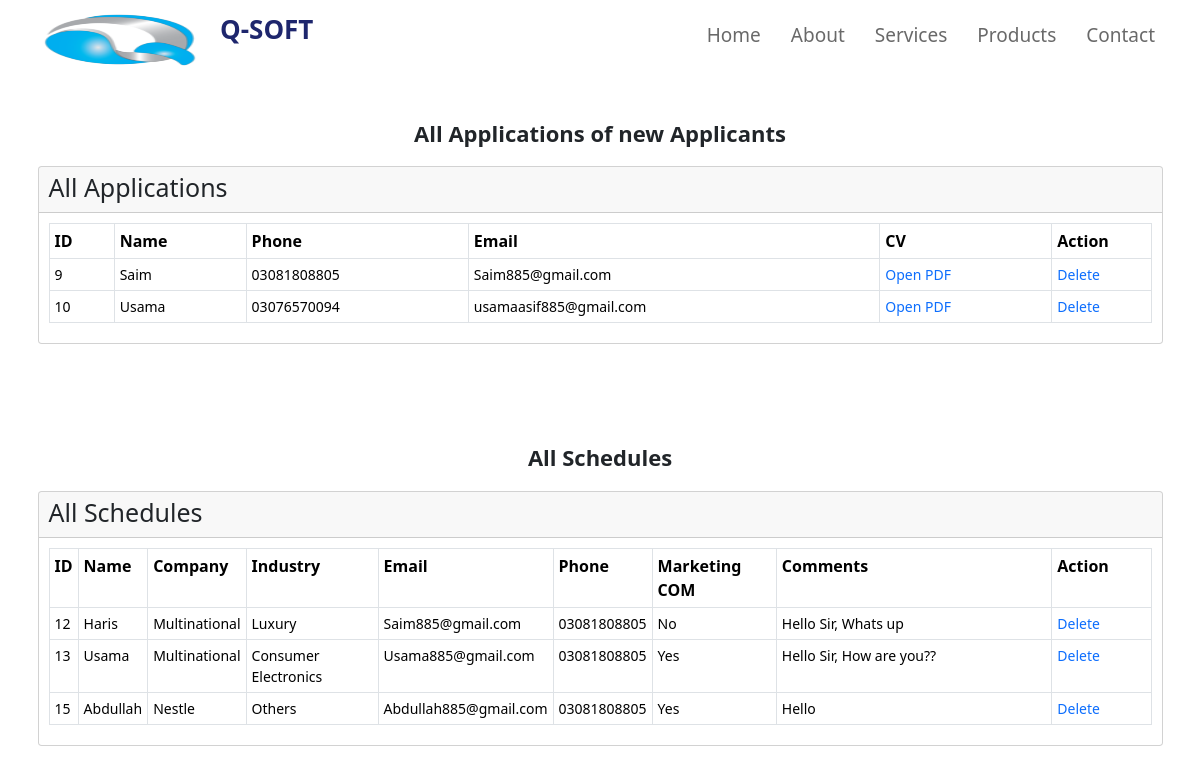
The app's page /adminpage.php with its own data.
### tables this page shows
CREATE TABLE `form` (
  `id` int(255) NOT NULL,
  `name` varchar(255) NOT NULL,
  `phone` varchar(255) NOT NULL,
  `email` varchar(255) NOT NULL,
  `cv` varchar(255) NOT NULL
);

CREATE TABLE `schedule` (
  `id` int(255) NOT NULL,
  `name` varchar(255) NOT NULL,
  `company` varchar(255) NOT NULL,
  `industry` varchar(255) NOT NULL,
  `email` varchar(255) NOT NULL,
  `phone` varchar(255) NOT NULL,
  `comments` varchar(255) NOT NULL,
  `radio` varchar(255) NOT NULL
);

### adminpage.php (the view, shortened to what this page needs)
<?php
    include 'config.php';
?>
<!DOCTYPE html>
<html lang="en">
<head>
    <link rel="stylesheet" href="https://cdnjs.cloudflare.com/ajax/libs/font-awesome/6.5.1/css/all.min.css">
    <link rel="stylesheet" href="https://cdn.jsdelivr.net/npm/swiper@9/swiper-bundle.min.css"/>
    <link rel="stylesheet" href="https://cdnjs.cloudflare.com/ajax/libs/font-awesome/6.3.0/css/all.min.css">
    <link href="https://cdn.jsdelivr.net/npm/bootstrap@5.3.2/dist/css/bootstrap.min.css" rel="stylesheet">
    <link rel="stylesheet" href="css/style.css">
</head>
<body>
    <header class="header">
        <a href="index.php" class="logo"> <img src="images/logo.png" alt=""> Q-SOFT </a>
        <nav class="navbar">
            <ul>
                <li><a href="index.php">Home</a></li>
                <li><a href="#"> About</a>
                </li>
                <li><a href="services.php">Services</a>
                </li>
                <li><a href="#">Products</a>
                </li>
                <li><a href="contact.php">Contact</a></li>
            </ul>
        </nav>
    </header>
    <div class="container">
    <h3>All Applications of new Applicants</h3>
        <div class="row">
            <div class="col">
                <div class="card">
                    <div class="card-header">
                        <h2 class="display-6">All Applications</h2>
                    </div>
                    <div class="card-body">
                        <div class="table-responsive">
                        <table class="table table-bordered">
                            <tr class="table-head">
                                <td>ID</td>
                                <td>Name</td>
                                <td>Phone</td>
                                <td>Email</td>
                                <td>CV</td>
                                <td>Action</td>
                            </tr>
                            <?php
                            $userdata = "select * from form";
                            $result = mysqli_query($conn, $userdata);
                            while ($row = mysqli_fetch_assoc($result)) {
                                $fileId = $row['id'];
                                echo "
                                    <tr>
                                        <td>".$row['id']."</td>
                                        <td>".$row['name']."</td>
                                        <td>".$row['phone']."</td>
                                        <td>".$row['email']."</td>
                                        <td><a href='adminpage.php?file_id=$fileId' target='_blank'>Open PDF</a></td>
                                        <td style='width:9%'><a href='adminpage.php?id={$row['id']}'>Delete</a></td>
                                    </tr>";
                            }
                            ?>
                        </table>
                        </div>
                    </div>
                </div>
            </div>
        </div>
    </div>
    <div class="container">
    <h3>All Schedules</h3>
        <div class="row">
            <div class="col">
                <div class="card">
                    <div class="card-header">
                        <h2 class="display-6">All Schedules</h2>
                    </div>
                    <div class="card-body">
                        <div class="table-responsive">
                        <table class="table table-bordered">
                            <tr class="table-head">
                                <td>ID</td>
                                <td>Name</td>
                                <td>Company</td>
                                <td>Industry</td>
                                <td>Email</td>
                                <td>Phone</td>
                                <td>Marketing COM</td>
                                <td>Comments</td>
                                <td>Action</td>
                            </tr>
                            <?php
                                $userdata = "select * from schedule";
                                $result = mysqli_query($conn,$userdata);
                                while($row = mysqli_fetch_assoc($result))
                                echo "
                                    <tr>
                                        <td>".$row['id']."</td>
                                        <td>".$row['name']."</td>
                                        <td>".$row['company']."</td>
                                        <td>".$row['industry']."</td>
                                        <td>".$row['email']."</td>
                                        <td>".$row['phone']."</td>
                                        <td>".$row['radio']."</td>
                                        <td style='width:25%'>".$row['comments']."</td>
                                        <td style='width:9%'><a href='delete.php?id={$row['id']}'>Delete</a></td>
                                     </tr>
                                "
                            ?>
                        </table>
                        </div>
                    </div>
                </div>
            </div>
        </div>
    </div>
</body>
</html>

### css/style.css (style rules this page uses)
* { margin: 0; padding: 0; box-sizing: border-box; outline: none; border: none; text-decoration: none; transition: all 0.3s linear; font-family: "Segoe UI", Tahoma, Geneva, Verdana, sans-serif; }
body { scroll-behavior: smooth; }
html { font-size: 62.5%; overflow-x: hidden; }
.header { top: 0; left: 0; right: 0; z-index: 1000; display: flex; align-items: center; justify-content: space-between; padding: 1.6rem 10rem; margin: 0 auto; background-color: white; }
.header .logo { font-size: 2.6rem; color: #1e266d; font-weight: bold; display: flex; }
.header .logo img { height: 60px; width: 180px; margin-right: 10px; }
.header .navbar { display: flex; }
.header .navbar ul { display: flex; }
.header .navbar ul li { list-style: none; }
.header .navbar a { margin: 0 1.5rem; font-size: 1.9rem; color: rgb(105, 105, 105); transition: 0s ease; }
@media (max-width: 1200px) { .header { padding: 1rem 3rem; } }

### adminpage.php (style rules this page uses)
body { height:100%; }
* { margin:0px; padding:0px; }
a { text-decoration:none; }
.container { margin-top:40px; }
.container table .table-head td { font-size:16px; font-weight:700; }
.container table tr td { font-size:14px; }
.container { margin-bottom:100px; }
.container h3 { margin:20px; text-align:center; font-size:22px; font-weight:600; }

### records on screen
form: id "9", name "Saim", phone "03081808805", email "Saim885@gmail.com"
form: id "10", name "Usama", phone "03076570094", email "usamaasif885@gmail.com"
schedule: id "12", name "Haris", company "Multinational", industry "Luxury", email "Saim885@gmail.com", phone "03081808805", radio "No", comments "Hello Sir, Whats up"
schedule: id "13", name "Usama", company "Multinational", industry "Consumer Electronics", email "Usama885@gmail.com", phone "03081808805", radio "Yes", comments "Hello Sir, How are you??"
schedule: id "15", name "Abdullah", company "Nestle", industry "Others", email "Abdullah885@gmail.com", phone "03081808805", radio "Yes", comments "Hello"
